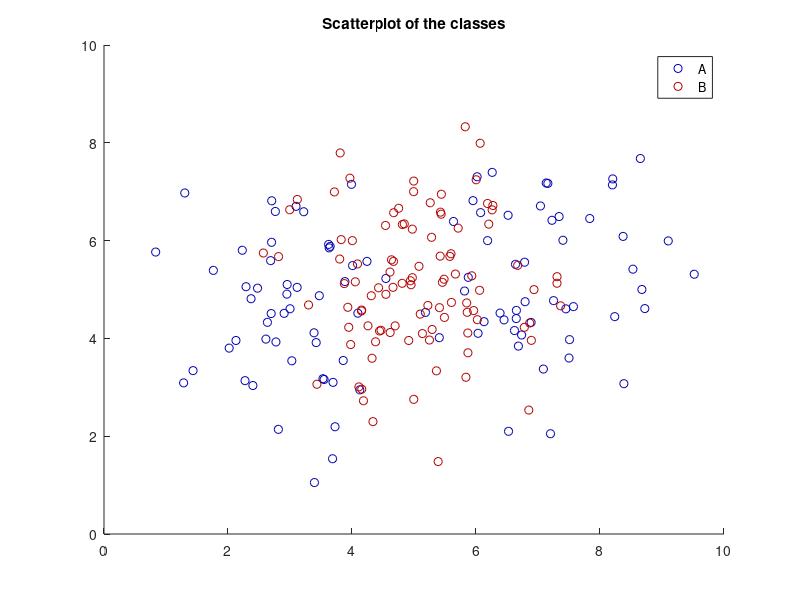

Source code (MATLAB): (Note: this script raises an error after producing the figure.)
function f = lab5_1()
    % Load in the data and set the number of examples P and vector dimension N
    d1 = load('data_lvq_A.mat');
    d2 = load('data_lvq_B.mat');
    data_A = d1.matA;
    data_B = d2.matB;
    data = cat(1,data_A,data_B);
    
    % plot the classes in a scatter plot blue for class A, red for class B
    fig1 = figure(1);
    scatter(data_A(:,1), data_A(:,2), 'MarkerEdgeColor',[0 0 0.7]);
    hold on
    scatter(data_B(:,1), data_B(:,2), 'MarkerEdgeColor',[0.7 0 0]);
    legend('A','B');
    title("Scatterplot of the classes")
    saveas(fig1,"lab5_1.png")

    % Get amount of examples P and dimension N
    [P, N] = size(data);

    % Set parameters, K is number of prototypes per class ([A, B]), 
    % N the learning rate and epochs the number of epochs
    K = [2, 1];
    n = 0.01;
    epochs = 200;

    [Error, prototypes] = lvq1(epochs, P, data, K, n);
    
    hold on
    prototypes_A = prototypes(1:K(1),:);
    prototypes_B = prototypes(K(1)+1:end,:);
    scatter(prototypes_A(:,1), prototypes_A(:,2), 'MarkerFaceColor',[0 0 0.7]);
    hold on
    scatter(prototypes_B(:,1), prototypes_B(:,2), 'MarkerFaceColor',[0.7 0 0]);
    legend('A','B','prototype A','prototype B');
    
    hold off
    fig2 = figure(2);

    %Plot the error over time
    plot(1:epochs, Error ./ P .* 100);
    ylim([0 100]);
    xlabel("Time");
    ylabel("Misclassificaion error in %");
    title("Error over time");
    saveas(fig2,"lab5_4.png");
    
    hold off
    fig3 = figure(3);
    fig4 = figure(4);
    Ks = [1 1; 1 2; 2 1; 2 2];
    for i = 1:4
        figure(3);
        hold on
        K = Ks(i, :);
        [Error, prototypes] = lvq1(epochs, P, data, K, n);
        %Plot the errors over time
        plot(1:epochs, Error ./ P .* 100);
        ylim([0 100]);
        
        
        figure(4);
        subplot(2,2,i);
        hold on
        prototypes_A = prototypes(1:K(1),:);
        prototypes_B = prototypes(K(1)+1:end,:);
        [data_A, data_B] = assign_to_prototype(data, prototypes_A, prototypes_B);
        scatter(data_A(:,1), data_A(:,2), 'MarkerEdgeColor',[0 0 0.7]);
        scatter(data_B(:,1), data_B(:,2), 'MarkerEdgeColor',[0.7 0 0]);
        scatter(prototypes_A(:,1), prototypes_A(:,2), 'MarkerEdgeColor',[0 0 0], 'MarkerFaceColor',[0 0 0.7], 'LineWidth',3);
        scatter(prototypes_B(:,1), prototypes_B(:,2), 'MarkerEdgeColor',[0 0 0], 'MarkerFaceColor',[0.7 0 0], 'LineWidth',3);
        legend("A", "B");
        title(strcat("A = ", num2str(K(1)), ", B = ", num2str(K(2))));
    end
    
    figure(3);
    legend('A=1, B=1','A=1, B=2','A=2, B=1','A=2, B=2');
    xlabel("Time");
    ylabel("Misclassificaion error in %");
    title("Error over time");
    saveas(fig3,"lab5_5.png");
    
    figure(4);
    sgtitle("Final distribution of classes assigned to their prototypes");
    saveas(fig4,"lab5_6.png");
    
    
end

function [data_A, data_B] = assign_to_prototype(data, prototypes_A, prototypes_B)
    data_A = [0 0];
    data_B = [0 0];
    for i = 1:size(data, 1)
        dist_to_A = min(pdist2(data(i,:), prototypes_A));
        dist_to_B = min(pdist2(data(i,:), prototypes_B));
        if dist_to_A < dist_to_B
            data_A = [data_A; data(i,:)];
        else
            data_B = [data_B; data(i,:)];
        end
    end
    data_A = data_A(2:end,:);
    data_B = data_B(2:end,:);

end

